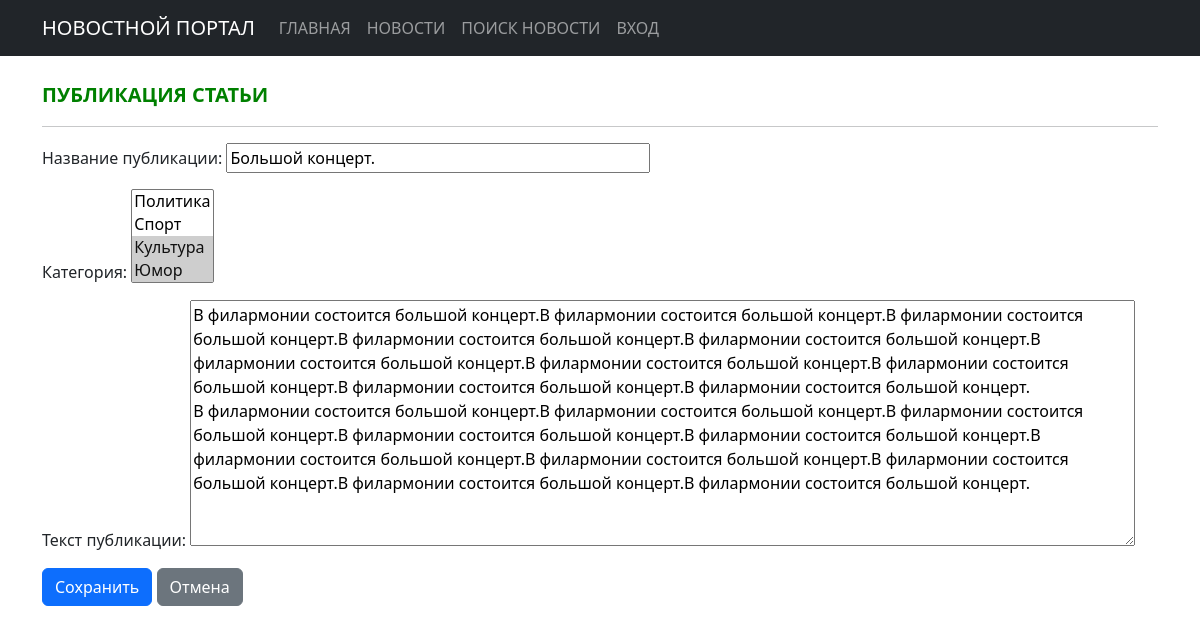
Before: /articles/2/edit with the older database file.
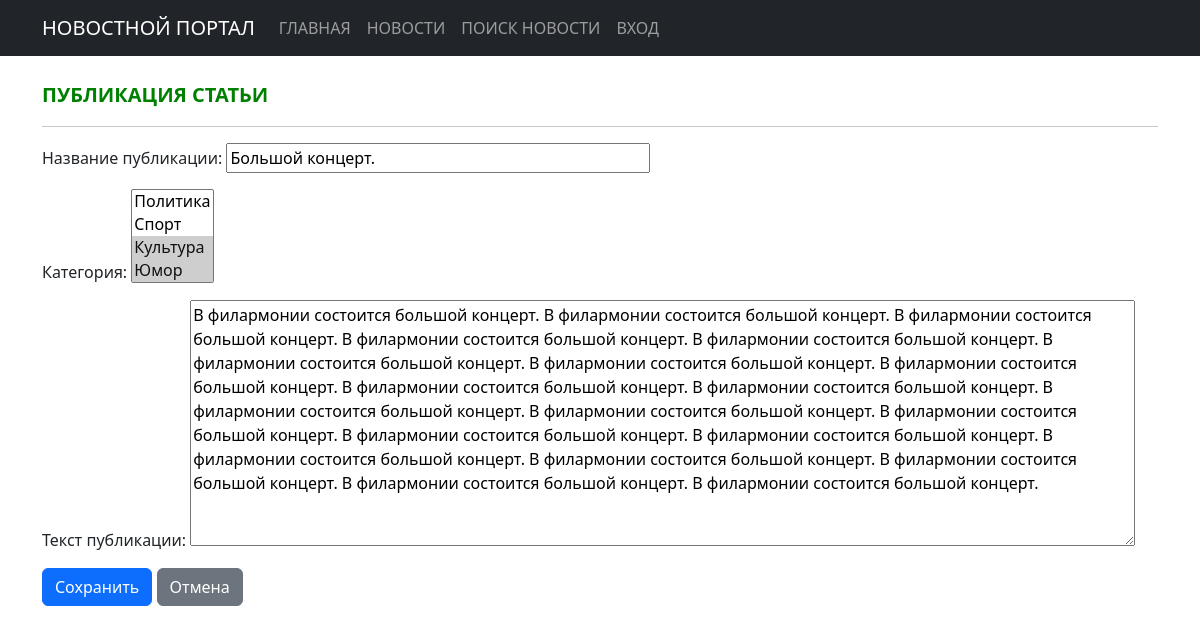
After: the same page with the newer database file.
### news/models.py (models this page shows, shortened)
class Post(models.Model):
    ARTICLE = 'AR'
    NEWS = 'NW'
    TYPE_CHOICES = [(ARTICLE, 'Статья'), (NEWS, 'Новость')]
    author = models.ForeignKey(Author, on_delete=models.CASCADE)
    post_type = models.CharField(max_length=2, choices=TYPE_CHOICES, default=ARTICLE)
    created_at = models.DateTimeField(auto_now_add=True)
    categories = models.ManyToManyField(Category, through='PostCategory')
    title = models.CharField(max_length=250)
    text = models.TextField()
    rating = models.IntegerField(default=0)
    class Meta:
        ordering = ['-created_at']

### news/views.py (the view)
# urls.py: path('articles/<int:pk>/edit', ArticleUpdateView.as_view(), name='article_edit'),
class ArticleUpdateView(UpdateView):
    model = Post
    form_class = PostEditForm
    template_name = 'flatpages/articles/article_edit.html'
    success_url = reverse_lazy('news:post_list')
    def get_object(self, queryset=None):
        obj = super().get_object(queryset)
        if obj.post_type != 'AR':
            raise Http404("Это не статья!")
        return obj

### news/forms.py (shortened to what this page needs)
class PostEditForm(forms.ModelForm):
    class Meta:
        model = Post
        fields = [
            'title',
            'categories',
            'text',
        ]
        labels = {
            'title': 'Название публикации:',
            'categories': 'Категория:',
            'text': 'Текст публикации:',
        }
        widgets = {
            'title': forms.TextInput(attrs={'size': 40}),
            'category': forms.Select(attrs={'class': 'form_control', 'size': 1}),
            'text': forms.Textarea(attrs={'cols': 100, 'rows': 10}),
        }

### news/models.py (called while the page is built)
    def __str__(self):
        return self.name

### templates/flatpages/articles/article_edit.html (shortened to what this page needs)
{% extends 'flatpages/default.html' %}
{% block content %}
<br>
<div style="text-align: left; color: green; font-size: 20px; font-weight: bold;">
        ПУБЛИКАЦИЯ СТАТЬИ
</div>
<hr>
<form action="" method="post" style="text-align: left;">
    {{ form.as_p }}
    <button type="submit" class="btn btn-primary">Сохранить</button>
    <a href="{% url 'news:post_list' %}" class="btn btn-secondary">Отмена</a>
</form>
{% endblock content %}

Changed rows visible on the page:
changed Post "Большой концерт.": text "В филармонии состоится большой концерт.В филармонии состоится большой концерт.В филармонии состоится большой концерт.В филармонии состоится большой концерт.В филармонии состоится большой концерт.В филармонии состоится большой концерт.В филармонии состоится большой концерт.В филармонии состоится большой концерт.В филармонии состоится большой концерт.В филармонии состоится большой концерт. В филармонии состоится большой концерт.В филармонии состоится большой концерт.В филармонии состоится большой концерт.В филармонии состоится большой концерт.В филармонии состоится большой концерт.В филармонии состоится большой концерт.В филармонии состоится большой концерт.В филармонии состоится большой…" → "В филармонии состоится большой концерт. В филармонии состоится большой концерт. В филармонии состоится большой концерт. В филармонии состоится большой концерт. В филармонии состоится большой концерт. В филармонии состоится большой концерт. В филармонии состоится большой концерт. В филармонии состоится большой концерт. В филармонии состоится большой концерт. В филармонии состоится большой концерт. В филармонии состоится большой концерт. В филармонии состоится большой концерт. В филармонии состоится большой концерт. В филармонии состоится большой концерт. В филармонии состоится большой концерт. В филармонии состоится большой концерт. В филармонии состоится большой концерт. В филармонии…"
